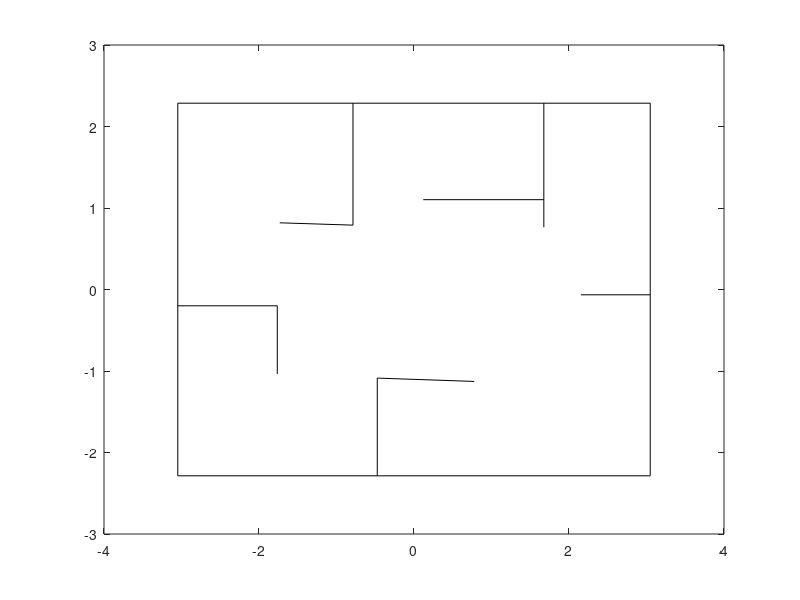

Source code (MATLAB): (Note: this script raises an error after producing the figure.)
g = [];
load('practiceMap_4credits/practiceMap_4credits_2023.mat')
for i = 1:length(map)
    wall = reshape(map(i,:), 2,2);
    g(1) = plot(wall(1,:), wall(2,:), 'black');
    hold on

end
g(2) = plot(dataStore.truthPose(:,2), dataStore.truthPose(:,3), 'g');
g(3) = plot(squeeze(dataStore.ekfMu(1,:,:)), squeeze(dataStore.ekfMu(2,:,:)), 'c.');
% g(3) = plot(squeeze(ekfMu(:,1)), squeeze(ekfMu(:,2)), 'c.');
% g(4) = plot(squeeze(dataStore2.ekfMu(1,:,:)), squeeze(dataStore2.ekfMu(2,:,:)), 'm');

covIdx = linspace(1,size(dataStore.ekfMu, 3)-1, 5);
for i = 1:5
    idx = floor(covIdx(i));
    pose = squeeze(dataStore.ekfMu(:,:,idx));
    sigma = squeeze(dataStore.ekfSigma(:,:,idx));
    g(4) = plotCovEllipse(pose(1:2),sigma(1:2,1:2),1,[{'color'},{'b'}]);

    % pose2 = squeeze(ekfMu(idx,:));
    % sigma2 = squeeze(ekfSigma(idx,:,:));
    % g(4) = plotCovEllipse(pose2(1:2),sigma2(1:2,1:2),1,[{'color'},{'b'}]);
end
% % plot initial cov
% pose = squeeze(dataStore.ekfMu(:,:,1));
% sigma = squeeze(dataStore.ekfSigma(:,:,1));
% g(5) = plotCovEllipse(pose(1:2),sigma(1:2,1:2),1);
% % plot final cov
% pose = squeeze(dataStore.ekfMu(:,:,end));
% sigma = squeeze(dataStore.ekfSigma(:,:,end));
% g(6) = plotCovEllipse(pose(1:2),sigma(1:2,1:2),1);

title("EKF with depth and Beacon")
legend(g, 'Walls', 'Truth Pose', 'EKF', 'Sigma')
% title("EKF Depth compare Code")
% legend(g, 'Walls', 'Truth Pose','EKF Depth zd87', 'EKF Depth ml2226', 'Sigma zd87', 'Sigma ml2226')
% title("EKF GPS")
% legend(g, 'Walls', 'Truth Pose', 'Dead Reckon', 'EKF GPS', 'Sigma')
xlabel("x position")
ylabel("y position")
hold off